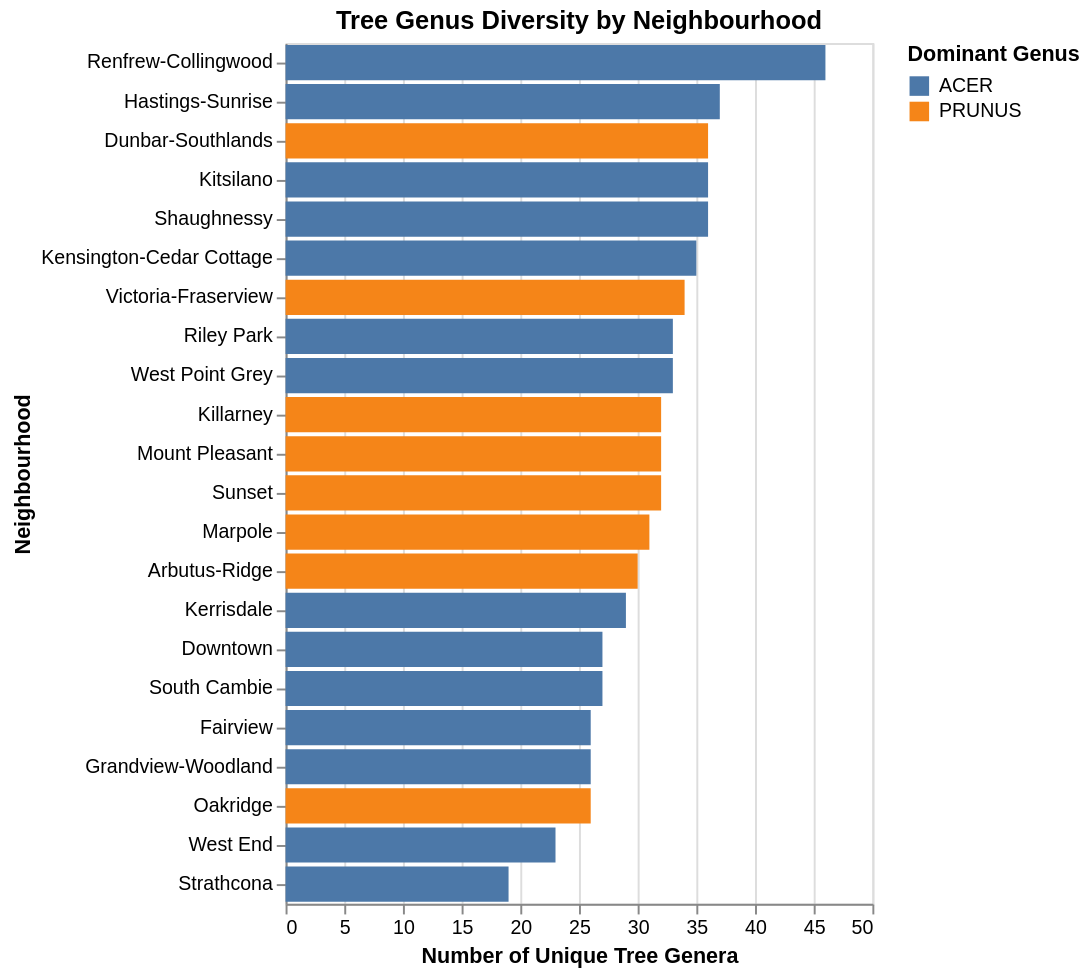

Notebook code for this chart:
### Code cell
plot4 = alt.Chart(diversity_stats).mark_bar().encode(
    y=alt.Y('neighbourhood_name:N', sort='-x', title='Neighbourhood'),
    x=alt.X('unique_genera:Q', title='Number of Unique Tree Genera'),
    color=alt.Color('dominant_genus:N', title='Dominant Genus')
).properties(title='Tree Genus Diversity by Neighbourhood')

plot4

### Figure 1 — Vega-Lite specification as saved in the notebook (floating-point values rounded to 4 significant figures)
{"config": {"view": {"continuousWidth": 300, "continuousHeight": 300}}, "data": {"name": "data-154083211271730c33e109fc52609dfa"}, "mark": {"type": "bar"}, "encoding": {"color": {"field": "dominant_genus", "title": "Dominant Genus", "type": "nominal"}, "x": {"field": "unique_genera", "title": "Number of Unique Tree Genera", "type": "quantitative"}, "y": {"field": "neighbourhood_name", "sort": "-x", "title": "Neighbourhood", "type": "nominal"}}, "title": "Tree Genus Diversity by Neighbourhood", "$schema": "https://vega.github.io/schema/vega-lite/v6.4.1.json", "datasets": {"data-154083211271730c33e109fc52609dfa": [{"neighbourhood_name": "Arbutus-Ridge", "unique_genera": 30, "dominant_genus": "PRUNUS"}, {"neighbourhood_name": "Downtown", "unique_genera": 27, "dominant_genus": "ACER"}, {"neighbourhood_name": "Dunbar-Southlands", "unique_genera": 36, "dominant_genus": "PRUNUS"}, {"neighbourhood_name": "Fairview", "unique_genera": 26, "dominant_genus": "ACER"}, {"neighbourhood_name": "Grandview-Woodland", "unique_genera": 26, "dominant_genus": "ACER"}, {"neighbourhood_name": "Hastings-Sunrise", "unique_genera": 37, "dominant_genus": "ACER"}, {"neighbourhood_name": "Kensington-Cedar Cottage", "unique_genera": 35, "dominant_genus": "ACER"}, {"neighbourhood_name": "Kerrisdale", "unique_genera": 29, "dominant_genus": "ACER"}, {"neighbourhood_name": "Killarney", "unique_genera": 32, "dominant_genus": "PRUNUS"}, {"neighbourhood_name": "Kitsilano", "unique_genera": 36, "dominant_genus": "ACER"}, {"neighbourhood_name": "Marpole", "unique_genera": 31, "dominant_genus": "PRUNUS"}, {"neighbourhood_name": "Mount Pleasant", "unique_genera": 32, "dominant_genus": "PRUNUS"}, {"neighbourhood_name": "Oakridge", "unique_genera": 26, "dominant_genus": "PRUNUS"}, {"neighbourhood_name": "Renfrew-Collingwood", "unique_genera": 46, "dominant_genus": "ACER"}, {"neighbourhood_name": "Riley Park", "unique_genera": 33, "dominant_genus": "ACER"}, {"neighbourhood_name": "Shaughnessy", "unique_genera": 36, "dominant_genus": "ACER"}, {"neighbourhood_name": "South Cambie", "unique_genera": 27, "dominant_genus": "ACER"}, {"neighbourhood_name": "Strathcona", "unique_genera": 19, "dominant_genus": "ACER"}, {"neighbourhood_name": "Sunset", "unique_genera": 32, "dominant_genus": "PRUNUS"}, {"neighbourhood_name": "Victoria-Fraserview", "unique_genera": 34, "dominant_genus": "PRUNUS"}, {"neighbourhood_name": "West End", "unique_genera": 23, "dominant_genus": "ACER"}, {"neighbourhood_name": "West Point Grey", "unique_genera": 33, "dominant_genus": "ACER"}]}}
